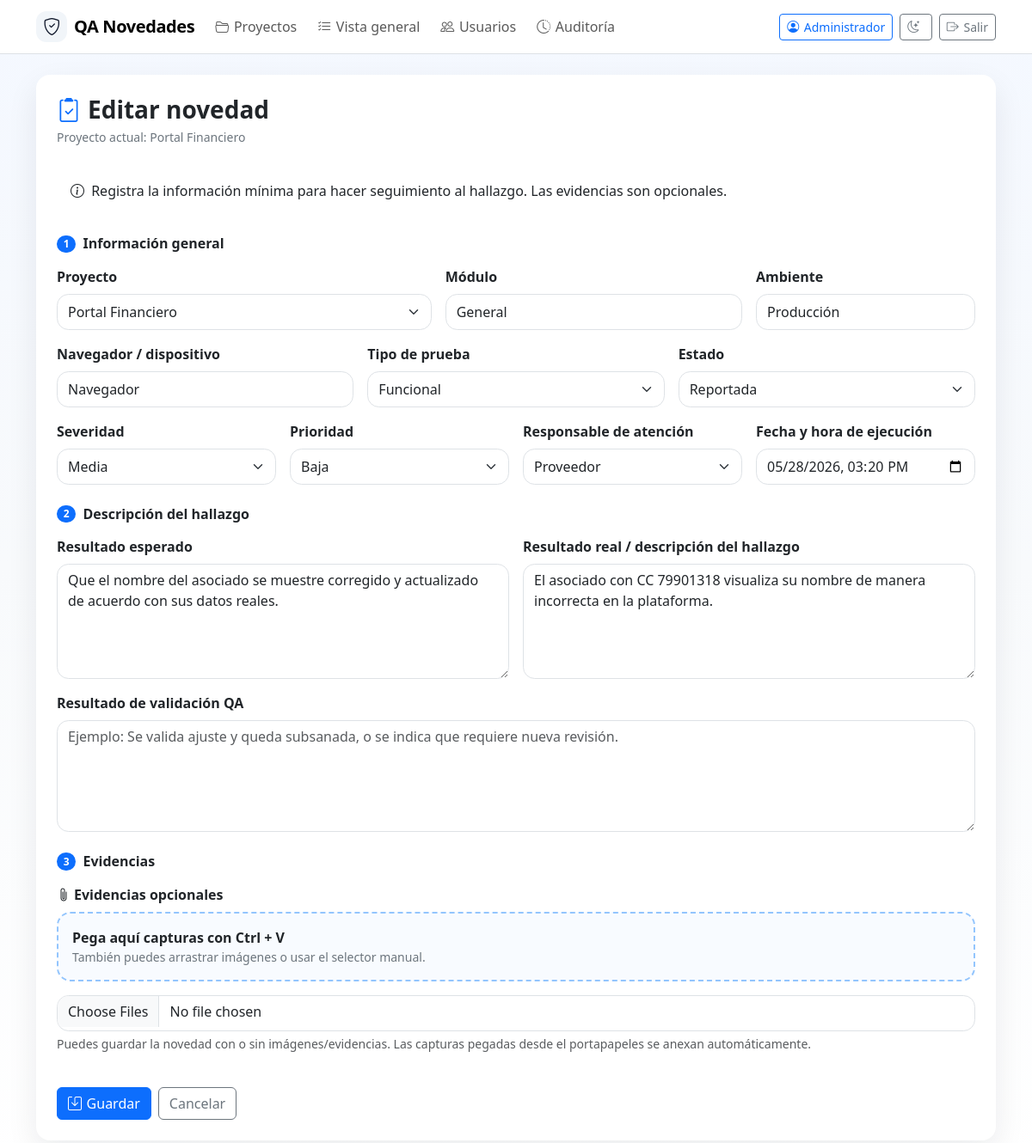
/records/6/edit (signed in), run on the app's committed database.
### app.py (models this page shows, shortened)
class User(db.Model):
    id = db.Column(db.Integer, primary_key=True)
    username = db.Column(db.String(80), nullable=False, unique=True)
    full_name = db.Column(db.String(160), nullable=False)
    email = db.Column(db.String(180), nullable=True)
    password_hash = db.Column(db.String(255), nullable=False)
    role = db.Column(db.String(40), nullable=False, default='tester')
    is_active = db.Column(db.Boolean, nullable=False, default=True)
    must_change_password = db.Column(db.Boolean, nullable=False, default=False)
    can_create_projects = db.Column(db.Boolean, nullable=False, default=False)
    can_join_projects = db.Column(db.Boolean, nullable=False, default=True)
    can_manage_records = db.Column(db.Boolean, nullable=False, default=True)
    can_manage_users = db.Column(db.Boolean, nullable=False, default=False)
    can_view_audit = db.Column(db.Boolean, nullable=False, default=False)
    created_at = db.Column(db.DateTime, default=datetime.utcnow)
    memberships = db.relationship('ProjectMember', backref='user', lazy=True, cascade='all, delete-orphan')
    @property
    def is_admin(self) -> bool:
        return self.role == 'admin'
    @property
    def display_name(self) -> str:
        return self.full_name or self.username

class Project(db.Model):
    id = db.Column(db.Integer, primary_key=True)
    name = db.Column(db.String(120), nullable=False, unique=True)
    description = db.Column(db.Text, nullable=True)
    created_at = db.Column(db.DateTime, default=datetime.utcnow)
    updated_at = db.Column(db.DateTime, default=datetime.utcnow, onupdate=datetime.utcnow)
    created_by_id = db.Column(db.Integer, db.ForeignKey('user.id'), nullable=True)
    creator = db.relationship('User', foreign_keys=[created_by_id])
    members = db.relationship('ProjectMember', backref='project', lazy=True, cascade='all, delete-orphan')
    test_records = db.relationship('TestRecord', backref='project', lazy=True, cascade='all, delete-orphan')

class TestRecord(db.Model):
    id = db.Column(db.Integer, primary_key=True)
    title = db.Column(db.String(200), nullable=False)
    application_name = db.Column(db.String(120), nullable=False)
    module_name = db.Column(db.String(120), nullable=True)
    version = db.Column(db.String(80), nullable=True)
    environment = db.Column(db.String(120), nullable=True)
    platform = db.Column(db.String(120), nullable=True)
    browser = db.Column(db.String(120), nullable=True)
    test_type = db.Column(db.String(50), nullable=False, default='Funcional')
    status = db.Column(db.String(50), nullable=False, default='Reportada')
    severity = db.Column(db.String(50), nullable=False, default='Media')
    priority = db.Column(db.String(50), nullable=False, default='Media')
    expected_result = db.Column(db.Text, nullable=True)
    actual_result = db.Column(db.Text, nullable=True)
    validation_notes = db.Column(db.Text, nullable=True)
    responsible = db.Column(db.String(120), nullable=True)
    execution_date = db.Column(db.DateTime, nullable=True)
    resolved_at = db.Column(db.DateTime, nullable=True)
    created_at = db.Column(db.DateTime, default=datetime.utcnow)
    created_by_id = db.Column(db.Integer, db.ForeignKey('user.id'), nullable=True)
    updated_by_id = db.Column(db.Integer, db.ForeignKey('user.id'), nullable=True)
    creator = db.relationship('User', foreign_keys=[created_by_id])
    updater = db.relationship('User', foreign_keys=[updated_by_id])
    project_id = db.Column(db.Integer, db.ForeignKey('project.id'), nullable=False)
    evidences = db.relationship('Evidence', backref='test_record', lazy=True, cascade='all, delete-orphan')

### app.py (the view, shortened to what this page needs)
    @app.route('/records/<int:record_id>/edit', methods=['GET', 'POST'])
    @login_required
    def record_edit(record_id: int):
        record = TestRecord.query.get_or_404(record_id)
        require_record_permission(record.project)
        if is_record_closed(record):
            flash('Esta novedad ya está cerrada como subsanada o descartada y no permite nuevas modificaciones.', 'warning')
            return redirect(url_for('record_detail', record_id=record.id))
        projects = recordable_projects_query().order_by(Project.name.asc()).all()
        return render_template('record_form.html', projects=projects, record=record, selected_project=record.project)

### app.py (called while the page is built, shortened)
def login_required(view):
    from functools import wraps
    @wraps(view)
    def wrapper(*args, **kwargs):
        if not g.get('current_user'):
            return redirect(url_for('login', next=request.path))
        return view(*args, **kwargs)
    return wrapper

def recordable_projects_query():
    user = g.current_user
    if user.is_admin:
        return Project.query

def is_record_closed(record: TestRecord | None) -> bool:
    return bool(record and record.status in CLOSED_STATUSES)

def require_record_permission(project: Project | None) -> None:
    if not project:
        abort(404)
    user = g.current_user
    if user.is_admin:
        return

### templates/record_form.html (shortened to what this page needs)
{% extends 'base.html' %}
{% block content %}
<div class="card border-0 shadow-sm rounded-4 p-4 bg-white record-form-card">
  <div class="d-flex justify-content-between align-items-center flex-wrap gap-2 mb-4">
    <div>
      <h2 class="h3 fw-bold mb-1"><i class="bi bi-clipboard2-check me-2 text-primary"></i>{{ 'Editar' if record else 'Registrar' }} novedad</h2>
      {% if selected_project %}
      <div class="text-secondary small">Proyecto actual: {{ selected_project.name }}</div>
      {% endif %}
    </div>
  </div>
  <form method="post" enctype="multipart/form-data" id="record-form">
    <div class="alert alert-primary-subtle border-0 rounded-4 mb-4">
      <i class="bi bi-info-circle me-1"></i>
      Registra la información mínima para hacer seguimiento al hallazgo. Las evidencias son opcionales.
    </div>
    <div class="d-flex align-items-center gap-2 mb-3">
      <span class="badge rounded-pill text-bg-primary">1</span>
      <h3 class="h6 fw-bold mb-0">Información general</h3>
    </div>
    <div class="row g-3">
      <div class="col-md-5">
        <label class="form-label">Proyecto</label>
        <select class="form-select" name="project_id" required>
          {% for project in projects %}
            <option value="{{ project.id }}" {% if record and record.project_id == project.id %}selected{% elif selected_project and selected_project.id == project.id %}selected{% endif %}>{{ project.name }}</option>
          {% endfor %}
        </select>
      </div>
      <div class="col-md-4">
        <label class="form-label">Módulo</label>
        <input class="form-control" name="module_name" required value="{{ record.module_name if record else '' }}">
      </div>
      <div class="col-md-3">
        <label class="form-label">Ambiente</label>
        <input class="form-control" name="environment" required placeholder="QA, Producción, UAT..." value="{{ record.environment if record else '' }}">
      </div>
      <div class="col-md-4">
        <label class="form-label">Navegador / dispositivo</label>
        <input class="form-control" name="browser" required value="{{ record.browser if record else '' }}">
      </div>
      <div class="col-md-4">
        <label class="form-label">Tipo de prueba</label>
        <select class="form-select" name="test_type">
          {% for item in TEST_TYPE_OPTIONS %}
            <option value="{{ item }}" {% if record and record.test_type == item %}selected{% endif %}>{{ item }}</option>
          {% endfor %}
        </select>
      </div>
      <div class="col-md-4">
        <label class="form-label">Estado</label>
        <select class="form-select" name="status">
          {% for item in STATUS_OPTIONS %}
            <option value="{{ item }}" {% if record and record.status == item %}selected{% endif %}>{{ item }}</option>
          {% endfor %}
        </select>
      </div>
      <div class="col-md-3">
        <label class="form-label">Severidad</label>
        <select class="form-select" name="severity">
          {% for item in SEVERITY_OPTIONS %}
            <option value="{{ item }}" {% if record and record.severity == item %}selected{% endif %}>{{ item }}</option>
          {% endfor %}
        </select>
      </div>
      <div class="col-md-3">
        <label class="form-label">Prioridad</label>
        <select class="form-select" name="priority">
          {% for item in PRIORITY_OPTIONS %}
            <option value="{{ item }}" {% if record and record.priority == item %}selected{% endif %}>{{ item }}</option>
          {% endfor %}
        </select>
      </div>
      <div class="col-md-3">
        <label class="form-label">Responsable de atención</label>
        <select class="form-select" name="responsible" required>
          {% for item in RESPONSIBLE_OPTIONS %}
            <option value="{{ item }}" {% if record and record.responsible == item %}selected{% endif %}>{{ item }}</option>
          {% endfor %}
        </select>
      </div>
      <div class="col-md-3">
        <label class="form-label">Fecha y hora de ejecución</label>
        <input class="form-control" type="datetime-local" name="execution_date" required value="{{ record.execution_date.strftime('%Y-%m-%dT%H:%M') if record and record.execution_date else '' }}">
      </div>
      <div class="col-12 mt-4">
        <div class="d-flex align-items-center gap-2">
          <span class="badge rounded-pill text-bg-primary">2</span>
          <h3 class="h6 fw-bold mb-0">Descripción del hallazgo</h3>
        </div>
      </div>
      <div class="col-md-6">
        <label class="form-label">Resultado esperado</label>
        <textarea class="form-control" name="expected_result" rows="5" required placeholder="Describe lo que debería ocurrir.">{{ record.expected_result if record else '' }}</textarea>
      </div>
      <div class="col-md-6">
        <label class="form-label">Resultado real / descripción del hallazgo</label>
        <textarea class="form-control" name="actual_result" rows="5" required placeholder="Describe la incidencia encontrada.">{{ record.actual_result if record else '' }}</textarea>
      </div>
      {% if record %}
      <div class="col-12">
        <label class="form-label">Resultado de validación QA</label>
        <textarea class="form-control" name="validation_notes" rows="4" placeholder="Ejemplo: Se valida ajuste y queda subsanada, o se indica que requiere nueva revisión.">{{ record.validation_notes if record else '' }}</textarea>
      </div>
      {% endif %}
      <div class="col-12 mt-4">
        <div class="d-flex align-items-center gap-2 mb-3">
          <span class="badge rounded-pill text-bg-primary">3</span>
          <h3 class="h6 fw-bold mb-0">Evidencias</h3>
        </div>
        <label class="form-label"><i class="bi bi-paperclip me-1"></i>Evidencias opcionales</label>
        <div class="paste-zone mb-3" data-paste-target="evidences">
          <div class="fw-semibold">Pega aquí capturas con Ctrl + V</div>
          <div class="small text-secondary">También puedes arrastrar imágenes o usar el selector manual.</div>
        </div>
        <input class="form-control" type="file" id="evidences" name="evidences" multiple accept=".png,.jpg,.jpeg,.gif,.webp,.pdf,.txt,.log,.mp4,image/*">
        <div class="form-text">Puedes guardar la novedad con o sin imágenes/evidencias. Las capturas pegadas desde el portapapeles se anexan automáticamente.</div>
      </div>
    </div>
    <div class="mt-4 d-flex gap-2">
      <button class="btn btn-primary"><i class="bi bi-save"></i>Guardar</button>
      {% if selected_project %}
      <a class="btn btn-outline-secondary" href="{{ url_for('project_detail', project_id=selected_project.id) }}">Cancelar</a>
      {% else %}
      <a class="btn btn-outline-secondary" href="{{ url_for('records') }}">Cancelar</a>
      {% endif %}
    </div>
  </form>
</div>
{% endblock %}

### templates/base.html (shortened to what this page needs)
<!doctype html>
<html lang="es">
<head>
  <link href="https://cdn.jsdelivr.net/npm/bootstrap@5.3.3/dist/css/bootstrap.min.css" rel="stylesheet">
  <link href="https://cdn.jsdelivr.net/npm/bootstrap-icons@1.11.3/font/bootstrap-icons.css" rel="stylesheet">
</head>
<body>
<nav class="navbar navbar-expand-lg bg-white border-bottom mb-4 sticky-top">
  <div class="container">
    <a class="navbar-brand d-flex align-items-center gap-2" href="{{ url_for('index') }}"><span class="icon-badge"><i class="bi bi-shield-check"></i></span> QA Novedades</a>
    {% if current_user %}
    <div class="navbar-nav gap-2">
      <a class="nav-link" href="{{ url_for('projects') }}"><i class="bi bi-folder2-open"></i>Proyectos</a>
      <a class="nav-link" href="{{ url_for('records') }}"><i class="bi bi-list-check"></i>Vista general</a>
      {% if current_user.is_admin or current_user.can_manage_users %}<a class="nav-link" href="{{ url_for('admin_users') }}"><i class="bi bi-people"></i>Usuarios</a>{% endif %}
      {% if current_user.is_admin or current_user.can_view_audit %}<a class="nav-link" href="{{ url_for('admin_audit') }}"><i class="bi bi-clock-history"></i>Auditoría</a>{% endif %}
    </div>
    <div class="ms-auto d-flex align-items-center gap-2 small">
      <a class="btn btn-sm btn-outline-primary" href="{{ url_for('profile') }}"><i class="bi bi-person-circle"></i>{{ current_user.display_name }}</a>
<button class="btn btn-sm btn-outline-secondary" id="themeToggle" type="button" aria-label="Cambiar tema">
</button>
      <a class="btn btn-sm btn-outline-secondary" href="{{ url_for('logout') }}"><i class="bi bi-box-arrow-right"></i>Salir</a>
    </div>
    {% endif %}
  </div>
</nav>
<div class="container pb-5">
  {% block content %}{% endblock %}
</div>
</body>
</html>

### templates/base.html (style rules this page uses)
:root { --brand: #0d6efd; --soft: #eef5ff; }
body { background: linear-gradient(180deg, #f4f8ff 0%, #f8fafc 48%, #ffffff 100%); }
.navbar-brand { font-weight: 800; letter-spacing: -.02em; }
.card { border: 0; border-radius: 1rem; box-shadow: 0 10px 28px rgba(15,23,42,.07); }
.icon-badge { width: 36px; height: 36px; display:inline-grid; place-items:center; border-radius: 12px; background: #f1f5f9; color:#0f172a; }
.paste-zone { border: 2px dashed #93c5fd; border-radius: 1rem; padding: 1rem; background: #f8fbff; cursor: pointer; }
.nav-link .bi, .btn .bi { margin-right: .35rem; }

### templates/record_form.html (style rules this page uses)
.record-form-card { box-shadow:0 14px 36px rgba(15,23,42,.08)!important; }
.record-form-card .form-control, .record-form-card .form-select { border-radius:.85rem; min-height:42px; }
.record-form-card textarea.form-control { min-height:130px; }
.record-form-card .form-label { font-weight:600; }
.paste-zone { border-radius:1rem!important; }

### data on the page
User: display_name "Administrador"
Project: name "Portal Financiero"
TestRecord: project_id "Portal Financiero", module_name "General", environment "Producción", browser "Navegador", test_type "Funcional", status "Reportada", severity "Media", priority "Baja", responsible "Proveedor", execution_date "05/28/2026 15:20", expected_result "Que el nombre del asociado se muestre corregido y actualizado de acuerdo con sus datos reales.", actual_result "El asociado con CC 79901318 visualiza su nombre de manera incorrecta en la plataforma."

### other printed values
{{ 'Editar' if record else 'Registrar' }} "Editar"
